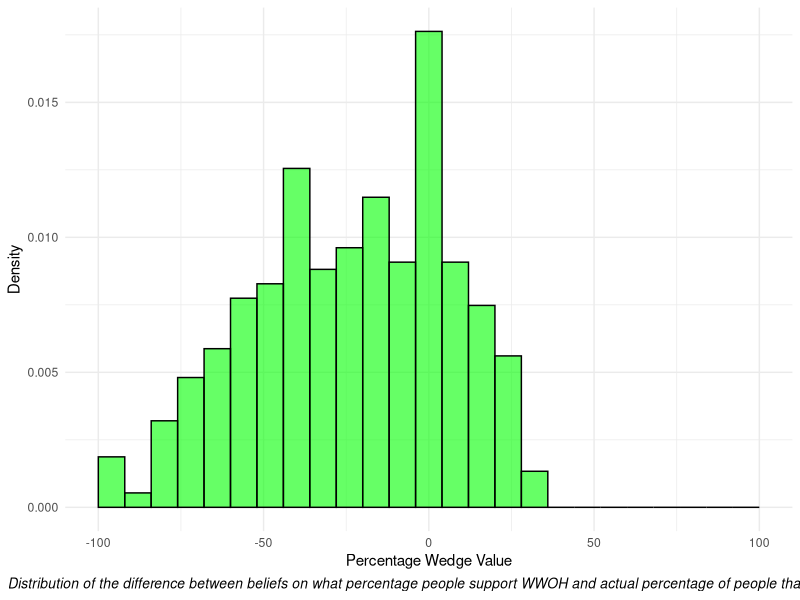

Source code (R):
## ---- chunk 1
#| include: false
#| warning: false
#| message: false

#install.packages("tidyverse")
#install.packages("here")
#install.packages("knitr")

library(here)
library(knitr)
library(tidyverse)
library(haven)
library(dplyr)
## ---- chunk 2
#| include: false
#| warning: false
#| message: false

#Acquiring cleaned data from output folder
online_cleaned <-
   read_csv(
    file = here("data/analysis_data/online_cleaned.csv"))
wwoh_data <-
  read_csv(
    file = here("data/analysis_data/main_cleaned.csv"))

## ---- chunk 3
#| echo: false
#| label: tbl-sampleonline
#| tbl-cap: Sample of Cleaned Online National Survey Data of Saudi Arabian Men on WWOH
online_cleaned |> slice(1:5) |> kable()

## ---- chunk 4
#| echo: false
#| label: tbl-samplemain
#| tbl-cap: Sample of Cleaned Main Experiment Data of Saudi Arabian Men on WWOH
wwoh_data |> slice(1:5) |> kable()

## ---- chunk 5
#| echo: false
#| label: tbl-summ
#| tbl-cap: Summary Statistics on Men Who Participated in the Main Experiment
summary_stats <- wwoh_data |>
  group_by(condition2) |>
  summarize(
    Observations = n(),
    Age = mean(age, na.rm =TRUE),
    Children = mean(children, na.rm = TRUE),
    "College(%" = sum(college_deg, na.rm = TRUE)/n()*100,
    "Employed(%)" = sum(employed_now, na.rm = TRUE)/n()*100,
  ) |>
  bind_rows()|>
  mutate(group = c("Control", "Treatment"))

summary_stats |> kable()

summary_all <- wwoh_data |>
  summarize(
    Total = n(),
    Age = mean(age, na.rm =TRUE),
    Children = mean(children, na.rm = TRUE),
    "College" = sum(college_deg, na.rm = TRUE)/n()*100,
    "Employed(%)" = sum(employed_now, na.rm = TRUE)/n()*100)
    
summary_all |> kable()


## ---- chunk 6
#| echo: false
#| label: fig-time
#| fig-cap: Density Histogram of Percentage Wedge
histogram <- wwoh_data |>
  mutate(percentage_wedge = outside_wedge/30*100)

p <- ggplot(histogram, aes(x = percentage_wedge)) + 
  geom_histogram(aes(y = after_stat(density)), binwidth = 8, fill = "green", alpha = 0.6, color = "black") + 
  labs(
       x = "Percentage Wedge Value",
       y = "Density",
       caption = "Distribution of the difference between beliefs on what percentage people support WWOH and actual percentage of people that support WWOH. The values were calculated as (participants guess about percent of session participants that agree with WWOH - the actual percentage of participants that agree with WWOH") + 
  theme_minimal() +
  theme(plot.caption = element_text(hjust = 0, face = "italic", size = 10),
        plot.caption.position = "plot") +
  scale_x_continuous(limits = c(-100, 100))

print(p)
